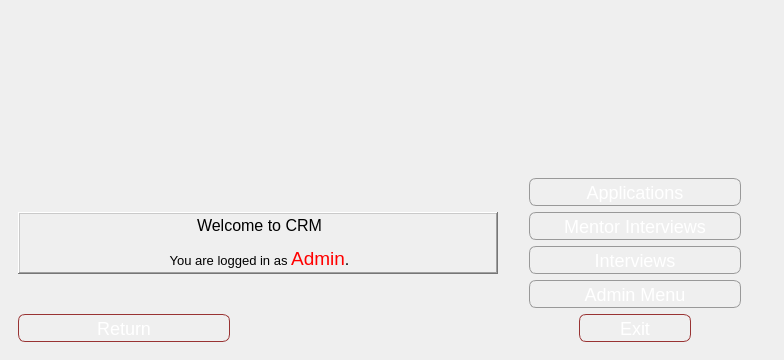
<?xml version="1.0" encoding="UTF-8"?>
<ui version="4.0">
 <class>MainWindow</class>
 <widget class="QMainWindow" name="MainWindow">
  <property name="geometry">
   <rect>
    <x>0</x>
    <y>0</y>
    <width>784</width>
    <height>360</height>
   </rect>
  </property>
  <property name="windowTitle">
   <string>MainWindow</string>
  </property>
  <property name="styleSheet">
   <string notr="true">#MyLoginForm {
background: black;
}

</string>
  </property>
  <widget class="QWidget" name="centralwidget">
   <layout class="QGridLayout" name="gridLayout">
    <item row="0" column="0">
     <widget class="QFrame" name="mainFrame">
      <property name="styleSheet">
       <string notr="true">#mainFrame{
    border: 10px solid qlineargradient(x1:0, y1:0, x2:1, y2:1, 
                    stop:0 #ff6666,
                    stop:0.1 #ff7777,
                    stop:0.49 #cc3333,
                    stop:0.5 #bb2244,
                    stop:1 #cc3333);
    border-radius: 40px;
    background: qlineargradient(x1:0, y1:0, x2:0, y2:1, 
                    stop:0 #d0d0d0, /* Üst kısımda daha koyu gri */
                    stop:0.2 #f0f0f0, /* Orta kısımda hafif gri */
                    stop:0.5 #ffffff); /* Alt kısımda beyaz */
}

</string>
      </property>
      <property name="frameShape">
       <enum>QFrame::StyledPanel</enum>
      </property>
      <property name="frameShadow">
       <enum>QFrame::Raised</enum>
      </property>
      <layout class="QGridLayout" name="gridLayout_2">
       <item row="2" column="3">
        <spacer name="verticalSpacer">
         <property name="orientation">
          <enum>Qt::Vertical</enum>
         </property>
         <property name="sizeHint" stdset="0">
          <size>
           <width>20</width>
           <height>40</height>
          </size>
         </property>
        </spacer>
       </item>
       <item row="7" column="3" alignment="Qt::AlignHCenter">
        <widget class="QPushButton" name="exit_button">
         <property name="minimumSize">
          <size>
           <width>112</width>
           <height>28</height>
          </size>
         </property>
         <property name="maximumSize">
          <size>
           <width>212</width>
           <height>28</height>
          </size>
         </property>
         <property name="styleSheet">
          <string notr="true">QPushButton {
    color: white;
    background-color: qlineargradient(x1:0, y1:0, x2:0, y2:1,
                                       stop:0 #ff6666,
                                       stop:0.1 #ff7777,
                                       stop:0.49 #cc3333,
                                       stop:0.5 #bb2244,
                                       stop:1 #cc3333);
    border-width: 1px;
    border-color: #993333;
    border-style: solid;
    border-radius: 7px;
    padding: 3px;
    font-size: 18px;
    padding-left: 5px;
    padding-right: 5px;
    min-width: 100px;
    max-width: 200px;
    min-height: 20px;
    max-height: 20px;
}

QPushButton:hover {
    background-color: qlineargradient(x1:0, y1:0, x2:0, y2:1,
                                       stop:0 #ff8888,
                                       stop:0.1 #ff9999,
                                       stop:0.49 #cc5555,
                                       stop:0.5 #bb3355,
                                       stop:1 #cc5555);
}

QPushButton:pressed {
    background-color: qlineargradient(x1:0, y1:0, x2:0, y2:1,
                                       stop:0 #ff4444,
                                       stop:0.1 #ff5555,
                                       stop:0.49 #cc1111,
                                       stop:0.5 #aa0022,
                                       stop:1 #cc1111);
}
</string>
         </property>
         <property name="text">
          <string>Exit</string>
         </property>
         <property name="icon">
          <iconset>
           <normaloff>../../Users/Durak/Downloads/close_FILL0_wght400_GRAD0_opsz24.png</normaloff>../../Users/Durak/Downloads/close_FILL0_wght400_GRAD0_opsz24.png</iconset>
         </property>
        </widget>
       </item>
       <item row="5" column="3" alignment="Qt::AlignHCenter">
        <widget class="QPushButton" name="interviews">
         <property name="styleSheet">
          <string notr="true">QPushButton {
    color: white;
    background-color: qlineargradient(x1:0, y1:0, x2:0, y2:1,
                                       stop:0 #CCCCCC,
                                       stop:0.1 #DDDDDD,
                                       stop:0.49 #AAAAAA,
                                       stop:0.5 #999999,
                                       stop:1 #AAAAAA);
    border-width: 1px;
    border-color: #999999;
    border-style: solid;
    border-radius: 7px;
    padding: 3px;
    font-size: 18px;
    padding-left: 5px;
    padding-right: 5px;
    min-width: 200px;
    max-width: 200px;
    min-height: 20px;
    max-height: 20px;
}

QPushButton:hover {
    background-color: qlineargradient(x1:0, y1:0, x2:0, y2:1,
                                       stop:0 #DDDDDD,
                                       stop:0.1 #EEEEEE,
                                       stop:0.49 #BBBBBB,
                                       stop:0.5 #AAAAAA,
                                       stop:1 #BBBBBB);
}

QPushButton:pressed {
    background-color: qlineargradient(x1:0, y1:0, x2:0, y2:1,
                                       stop:0 #AAAAAA,
                                       stop:0.1 #BBBBBB,
                                       stop:0.49 #888888,
                                       stop:0.5 #777777,
                                       stop:1 #888888);
}
</string>
         </property>
         <property name="text">
          <string>Interviews</string>
         </property>
        </widget>
       </item>
       <item row="6" column="3" alignment="Qt::AlignHCenter">
        <widget class="QPushButton" name="admin_menu">
         <property name="styleSheet">
          <string notr="true">QPushButton {
    color: white;
    background-color: qlineargradient(x1:0, y1:0, x2:0, y2:1,
                                       stop:0 #CCCCCC,
                                       stop:0.1 #DDDDDD,
                                       stop:0.49 #AAAAAA,
                                       stop:0.5 #999999,
                                       stop:1 #AAAAAA);
    border-width: 1px;
    border-color: #999999;
    border-style: solid;
    border-radius: 7px;
    padding: 3px;
    font-size: 18px;
    padding-left: 5px;
    padding-right: 5px;
    min-width: 200px;
    max-width: 200px;
    min-height: 20px;
    max-height: 20px;
}

QPushButton:hover {
    background-color: qlineargradient(x1:0, y1:0, x2:0, y2:1,
                                       stop:0 #DDDDDD,
                                       stop:0.1 #EEEEEE,
                                       stop:0.49 #BBBBBB,
                                       stop:0.5 #AAAAAA,
                                       stop:1 #BBBBBB);
}

QPushButton:pressed {
    background-color: qlineargradient(x1:0, y1:0, x2:0, y2:1,
                                       stop:0 #AAAAAA,
                                       stop:0.1 #BBBBBB,
                                       stop:0.49 #888888,
                                       stop:0.5 #777777,
                                       stop:1 #888888);
}
</string>
         </property>
         <property name="text">
          <string>Admin Menu</string>
         </property>
        </widget>
       </item>
       <item row="3" column="3" alignment="Qt::AlignHCenter">
        <widget class="QPushButton" name="applications">
         <property name="styleSheet">
          <string notr="true">QPushButton {
    color: white;
    background-color: qlineargradient(x1:0, y1:0, x2:0, y2:1,
                                       stop:0 #CCCCCC,
                                       stop:0.1 #DDDDDD,
                                       stop:0.49 #AAAAAA,
                                       stop:0.5 #999999,
                                       stop:1 #AAAAAA);
    border-width: 1px;
    border-color: #999999;
    border-style: solid;
    border-radius: 7px;
    padding: 3px;
    font-size: 18px;
    padding-left: 5px;
    padding-right: 5px;
    min-width: 200px;
    max-width: 200px;
    min-height: 20px;
    max-height: 20px;
}

QPushButton:hover {
    background-color: qlineargradient(x1:0, y1:0, x2:0, y2:1,
                                       stop:0 #DDDDDD,
                                       stop:0.1 #EEEEEE,
                                       stop:0.49 #BBBBBB,
                                       stop:0.5 #AAAAAA,
                                       stop:1 #BBBBBB);
}

QPushButton:pressed {
    background-color: qlineargradient(x1:0, y1:0, x2:0, y2:1,
                                       stop:0 #AAAAAA,
                                       stop:0.1 #BBBBBB,
                                       stop:0.49 #888888,
                                       stop:0.5 #777777,
                                       stop:1 #888888);
}
</string>
         </property>
         <property name="text">
          <string>Applications</string>
         </property>
        </widget>
       </item>
       <item row="0" column="3" alignment="Qt::AlignRight|Qt::AlignTop">
        <widget class="QLabel" name="logo2">
         <property name="autoFillBackground">
          <bool>false</bool>
         </property>
         <property name="styleSheet">
          <string notr="true"/>
         </property>
         <property name="lineWidth">
          <number>0</number>
         </property>
         <property name="text">
          <string/>
         </property>
         <property name="pixmap">
          <pixmap>logo2.png</pixmap>
         </property>
         <property name="scaledContents">
          <bool>true</bool>
         </property>
        </widget>
       </item>
       <item row="0" column="0" alignment="Qt::AlignLeft|Qt::AlignTop">
        <widget class="QLabel" name="logo1">
         <property name="enabled">
          <bool>true</bool>
         </property>
         <property name="autoFillBackground">
          <bool>false</bool>
         </property>
         <property name="styleSheet">
          <string notr="true"/>
         </property>
         <property name="frameShadow">
          <enum>QFrame::Plain</enum>
         </property>
         <property name="text">
          <string/>
         </property>
         <property name="pixmap">
          <pixmap>logo1.ico</pixmap>
         </property>
         <property name="scaledContents">
          <bool>true</bool>
         </property>
        </widget>
       </item>
       <item row="4" column="3" alignment="Qt::AlignHCenter">
        <widget class="QPushButton" name="mentor_interviews">
         <property name="styleSheet">
          <string notr="true">QPushButton {
    color: white;
    background-color: qlineargradient(x1:0, y1:0, x2:0, y2:1,
                                       stop:0 #CCCCCC,
                                       stop:0.1 #DDDDDD,
                                       stop:0.49 #AAAAAA,
                                       stop:0.5 #999999,
                                       stop:1 #AAAAAA);
    border-width: 1px;
    border-color: #999999;
    border-style: solid;
    border-radius: 7px;
    padding: 3px;
    font-size: 18px;
    padding-left: 5px;
    padding-right: 5px;
    min-width: 200px;
    max-width: 200px;
    min-height: 20px;
    max-height: 20px;
}

QPushButton:hover {
    background-color: qlineargradient(x1:0, y1:0, x2:0, y2:1,
                                       stop:0 #DDDDDD,
                                       stop:0.1 #EEEEEE,
                                       stop:0.49 #BBBBBB,
                                       stop:0.5 #AAAAAA,
                                       stop:1 #BBBBBB);
}

QPushButton:pressed {
    background-color: qlineargradient(x1:0, y1:0, x2:0, y2:1,
                                       stop:0 #AAAAAA,
                                       stop:0.1 #BBBBBB,
                                       stop:0.49 #888888,
                                       stop:0.5 #777777,
                                       stop:1 #888888);
}
</string>
         </property>
         <property name="text">
          <string>Mentor Interviews</string>
         </property>
        </widget>
       </item>
       <item row="7" column="0">
        <widget class="QPushButton" name="return_button">
         <property name="minimumSize">
          <size>
           <width>112</width>
           <height>28</height>
          </size>
         </property>
         <property name="styleSheet">
          <string notr="true">QPushButton {
    color: white;
    background-color: qlineargradient(x1:0, y1:0, x2:0, y2:1,
                                       stop:0 #ff6666,
                                       stop:0.1 #ff7777,
                                       stop:0.49 #cc3333,
                                       stop:0.5 #bb2244,
                                       stop:1 #cc3333);
    border-width: 1px;
    border-color: #993333;
    border-style: solid;
    border-radius: 7px;
    padding: 3px;
    font-size: 18px;
    padding-left: 5px;
    padding-right: 5px;
    min-width: 100px;
    max-width: 200px;
    min-height: 20px;
    max-height: 20px;
}

QPushButton:hover {
    background-color: qlineargradient(x1:0, y1:0, x2:0, y2:1,
                                       stop:0 #ff8888,
                                       stop:0.1 #ff9999,
                                       stop:0.49 #cc5555,
                                       stop:0.5 #bb3355,
                                       stop:1 #cc5555);
}

QPushButton:pressed {
    background-color: qlineargradient(x1:0, y1:0, x2:0, y2:1,
                                       stop:0 #ff4444,
                                       stop:0.1 #ff5555,
                                       stop:0.49 #cc1111,
                                       stop:0.5 #aa0022,
                                       stop:1 #cc1111);
}
</string>
         </property>
         <property name="text">
          <string>Return</string>
         </property>
        </widget>
       </item>
       <item row="4" column="0" rowspan="2" colspan="2">
        <widget class="QLabel" name="label">
         <property name="minimumSize">
          <size>
           <width>200</width>
           <height>0</height>
          </size>
         </property>
         <property name="frameShape">
          <enum>QFrame::WinPanel</enum>
         </property>
         <property name="frameShadow">
          <enum>QFrame::Raised</enum>
         </property>
         <property name="lineWidth">
          <number>20</number>
         </property>
         <property name="midLineWidth">
          <number>20</number>
         </property>
         <property name="text">
          <string>&lt;html&gt;&lt;head/&gt;&lt;body&gt;&lt;p align=&quot;center&quot;&gt;&lt;span style=&quot; font-size:12pt;&quot;&gt;Welcome to CRM&lt;/span&gt;&lt;/p&gt;&lt;p align=&quot;center&quot;&gt;&lt;span style=&quot; font-size:10pt;&quot;&gt;You are logged in as &lt;/span&gt;&lt;span style=&quot; font-size:14pt; color:#ff0000;&quot;&gt;Admin&lt;/span&gt;&lt;span style=&quot; font-size:12pt;&quot;&gt;.&lt;/span&gt;&lt;/p&gt;&lt;/body&gt;&lt;/html&gt;</string>
         </property>
         <property name="textFormat">
          <enum>Qt::RichText</enum>
         </property>
         <property name="scaledContents">
          <bool>true</bool>
         </property>
        </widget>
       </item>
      </layout>
      <zorder>exit_button</zorder>
      <zorder>logo2</zorder>
      <zorder>logo1</zorder>
      <zorder>interviews</zorder>
      <zorder>admin_menu</zorder>
      <zorder>mentor_interviews</zorder>
      <zorder>applications</zorder>
      <zorder>verticalSpacer</zorder>
      <zorder>return_button</zorder>
      <zorder>label</zorder>
     </widget>
    </item>
   </layout>
  </widget>
 </widget>
 <tabstops>
  <tabstop>applications</tabstop>
  <tabstop>mentor_interviews</tabstop>
  <tabstop>interviews</tabstop>
  <tabstop>admin_menu</tabstop>
  <tabstop>return_button</tabstop>
  <tabstop>exit_button</tabstop>
 </tabstops>
 <resources/>
 <connections/>
</ui>
